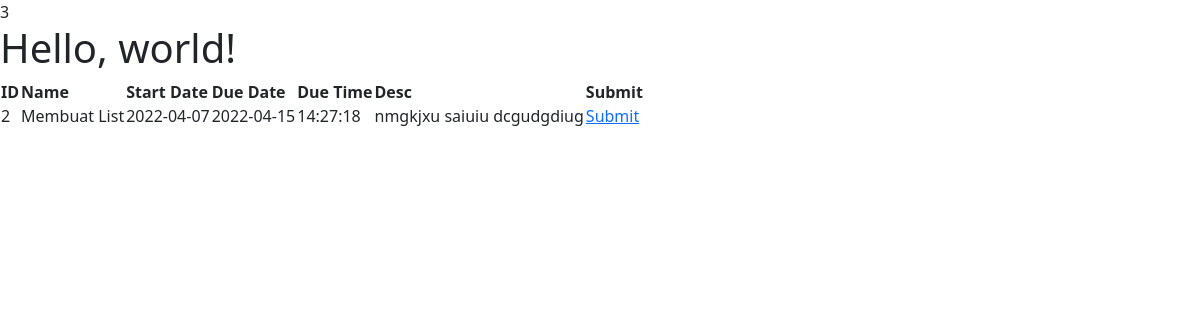
The page /Role/Student/assignment.php?subject_id=3 (signed in) on the database as committed earlier.
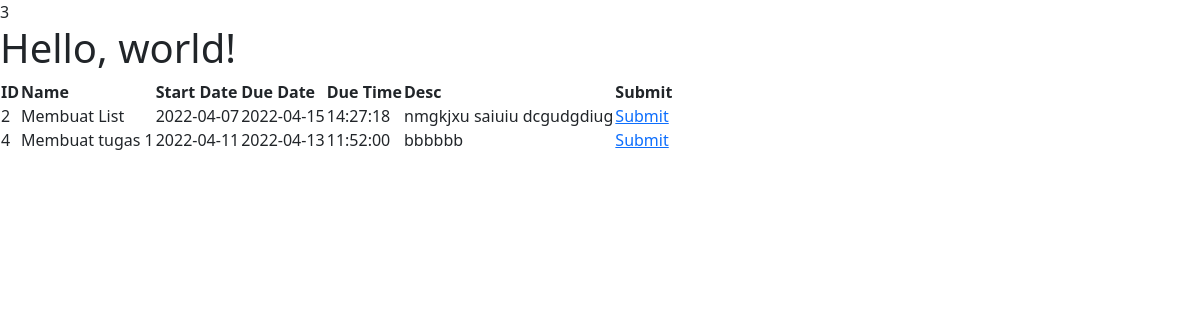
The same page on the database as committed later.
### tables this page shows
CREATE TABLE `assignments` (
  `assignment_id` int(10) UNSIGNED NOT NULL,
  `assignment_name` varchar(100) NOT NULL,
  `assignment_start_date` datetime NOT NULL,
  `assignment_end_date` datetime NOT NULL,
  `assignment_desc` text NOT NULL,
  `assignment_type` enum('exam','task','','') NOT NULL,
  `subject_id` int(10) UNSIGNED NOT NULL
);

### Model/DbConnect.php (called while the page is built)
<?php
class DbConnect
{
    private $host = "localhost";
    private $user = "root";
    private $pass = "";
    private $dbName = "incareer2";
    public function connect()
    {
        try {
            $conn = new PDO('mysql:host=' . $this->host . '; dbname=' . $this->dbName, $this->user, $this->pass);
            $conn->setAttribute(PDO::ATTR_ERRMODE, PDO::ERRMODE_EXCEPTION);
            return $conn;
        } catch (PDOException $e) {
            echo "Database Error: " . $e->getMessage();
        }
    }
}

### Model/Assignments.php (called while the page is built, shortened)
<?php
class Assignments
{
    private $dbConn;
    public function __construct()
    {
        require_once("DbConnect.php");
        $db = new DbConnect;
        $this->dbConn = $db->connect();
    }
    public function getAssignmentBySubjectId($id)
    {
        $stmt = $this->dbConn->prepare(
            "SELECT * FROM assignments WHERE subject_id = :sid"
        );
        $stmt->bindParam(":sid", $id);
        try {
            if ($stmt->execute()) {
                $assigments = $stmt->fetchAll(PDO::FETCH_ASSOC);
            }
        } catch (Exception $e) {
            return $e->getMessage();
        }
        return $assigments;
    }
}

### Role/Student/assignment.php (the view, shortened to what this page needs)
<?php
require_once('../../Model/Assignments.php');
$objAssign = new Assignments;
$allAssignments = $objAssign->getAssignmentBySubjectId($_GET['subject_id']);
?>
<!doctype html>
<html lang="en">
<head>
    <link href="https://cdn.jsdelivr.net/npm/bootstrap@5.1.3/dist/css/bootstrap.min.css" rel="stylesheet">
</head>
<body>
    <h1>Hello, world!</h1>
    <table>
        <thead>
            <th>ID</th>
            <th>Name</th>
            <th>Start Date</th>
            <th>Due Date</th>
            <th>Due Time</th>
            <th>Desc</th>
            <th>Submit</th>
        </thead>
        <tbody>
            <?php foreach ($allAssignments as $row => $assignment) : ?>
                <?php
                $arrStartDate = explode(" ", $assignment['assignment_start_date']);
                $arrEndDate = explode(" ", $assignment['assignment_end_date']);
                $startDate = $arrStartDate[0];
                $dueDate = $arrEndDate[0];
                $dueTime = $arrEndDate[1];
                ?>
                <tr>
                    <td><?= $assignment['assignment_id']; ?></td>
                    <td><?= $assignment['assignment_name']; ?></td>
                    <td><?= $startDate; ?></td>
                    <td><?= $dueDate; ?></td>
                    <td><?= $dueTime; ?></td>
                    <td><?= $assignment['assignment_desc']; ?></td>
                    <td><a href="submission.php?assignment_id=<?= $assignment['assignment_id']; ?>">Submit</a></td>
                </tr>
            <?php endforeach ?>
        </tbody>
    </table>
</body>
</html>

Rows that differ between the two databases and show on the page:
added assignments: assignment_id "4", assignment_name "Membuat tugas 1", assignment_start_date "2022-04-11", assignment_end_date "2022-04-13", assignment_end_date "11:52:00", assignment_desc "bbbbbb"
